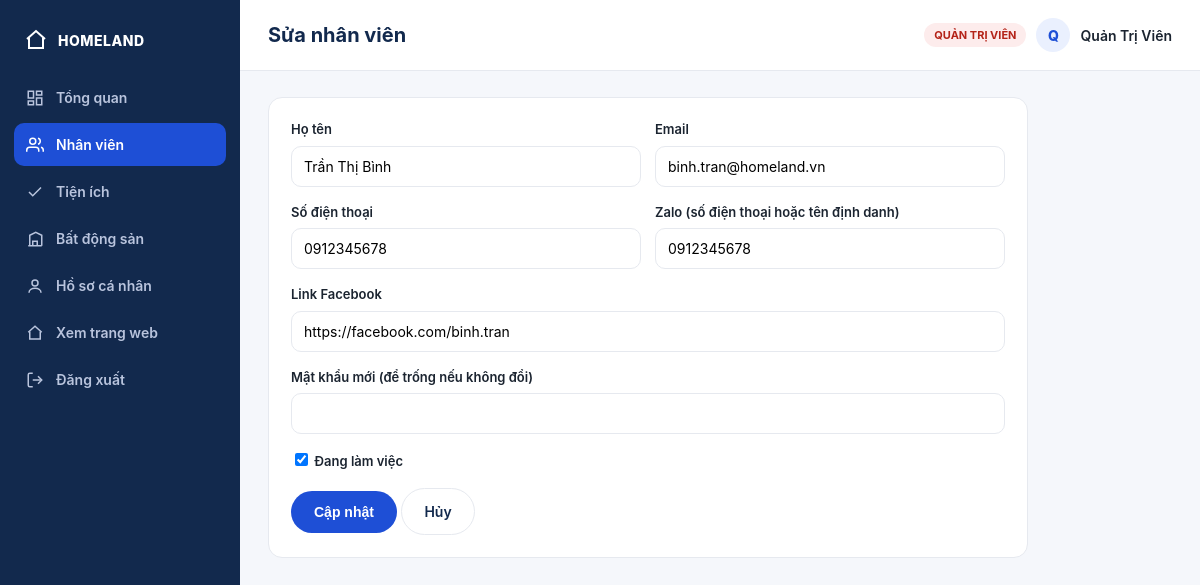
/admin/employee-form.php?id=3 (signed in), run on the app's committed database.
### tables this page shows
CREATE TABLE IF NOT EXISTS users (
    id INT AUTO_INCREMENT PRIMARY KEY,
    full_name VARCHAR(150) NOT NULL,
    email VARCHAR(150) NOT NULL UNIQUE,
    password_hash VARCHAR(255) NOT NULL,
    role ENUM('admin', 'employee') NOT NULL DEFAULT 'employee',
    phone VARCHAR(30) DEFAULT NULL,
    zalo VARCHAR(150) DEFAULT NULL COMMENT 'So dien thoai hoac link Zalo',
    facebook VARCHAR(255) DEFAULT NULL COMMENT 'Link Facebook ca nhan',
    avatar VARCHAR(255) DEFAULT NULL,
    is_active TINYINT(1) NOT NULL DEFAULT 1,
    created_at DATETIME NOT NULL DEFAULT CURRENT_TIMESTAMP
);

### includes/functions.php (called while the page is built, shortened)
<?php
function e(?string $value): string
{
    return htmlspecialchars($value ?? '', ENT_QUOTES, 'UTF-8');
}

### admin/employee-form.php (the view, shortened to what this page needs)
<?php
require_once __DIR__ . '/../config/config.php';
$id = isset($_GET['id']) ? (int)$_GET['id'] : (isset($_POST['id']) ? (int)$_POST['id'] : 0);
$employee = null;
if ($id) {
    $stmt = $pdo->prepare("SELECT * FROM users WHERE id = ? AND role = 'employee'");
    $stmt->execute([$id]);
    $employee = $stmt->fetch();
}
$form = [
    'full_name' => $employee['full_name'] ?? '',
    'email' => $employee['email'] ?? '',
    'phone' => $employee['phone'] ?? '',
    'zalo' => $employee['zalo'] ?? '',
    'facebook' => $employee['facebook'] ?? '',
    'is_active' => $employee['is_active'] ?? 1,
];
require_once __DIR__ . '/includes/header.php';
?>
<div class="panel form-card">
  <form method="post" action="">
    <div class="form-row">
      <div class="form-group">
        <label>Họ tên</label>
        <input type="text" name="full_name" required value="<?= e($form['full_name']) ?>">
      </div>
      <div class="form-group">
        <label>Email</label>
        <input type="email" name="email" required value="<?= e($form['email']) ?>">
      </div>
    </div>
    <div class="form-row">
      <div class="form-group">
        <label>Số điện thoại</label>
        <input type="text" name="phone" value="<?= e($form['phone']) ?>" placeholder="09xxxxxxxx">
      </div>
      <div class="form-group">
        <label>Zalo (số điện thoại hoặc tên định danh)</label>
        <input type="text" name="zalo" value="<?= e($form['zalo']) ?>" placeholder="09xxxxxxxx">
      </div>
    </div>
    <div class="form-group">
      <label>Link Facebook</label>
      <input type="text" name="facebook" value="<?= e($form['facebook']) ?>" placeholder="https://facebook.com/...">
    </div>
    <div class="form-group">
      <label><?= $employee ? 'Mật khẩu mới (để trống nếu không đổi)' : 'Mật khẩu' ?></label>
      <input type="password" name="password" <?= $employee ? '' : 'required' ?>>
    </div>
    <div class="form-group">
      <label><input type="checkbox" name="is_active" style="width:auto" <?= $form['is_active'] ? 'checked' : '' ?>> Đang làm việc</label>
    </div>
    <button type="submit" class="btn btn-primary"><?= $employee ? 'Cập nhật' : 'Thêm nhân viên' ?></button>
    <a href="<?= BASE_URL ?>/admin/employees.php" class="btn btn-outline">Hủy</a>
  </form>
</div>
<?php require_once __DIR__ . '/includes/footer.php'; ?>

### assets/css/style.css (style rules this page uses)
:root { --navy: #12294d; --blue: #1e4fd6; --blue-light: #eaf0fe; --text: #1b2430; --text-muted: #6b7280; --border: #e6e9ef; --bg-soft: #f5f7fb; --white: #ffffff; --radius: 14px; --shadow: 0 10px 30px rgba(18, 41, 77, 0.08); }
* { box-sizing: border-box; }
html, body { margin: 0; padding: 0; }
body { font-family: -apple-system, "Segoe UI", Roboto, Helvetica, Arial, sans-serif; color: var(--text); background: var(--white); line-height: 1.5; }
a { color: inherit; text-decoration: none; }
.btn { display: inline-flex; align-items: center; gap: 8px; padding: 12px 22px; border-radius: 999px; font-weight: 600; font-size: 14px; border: 1px solid transparent; cursor: pointer; transition: all .15s ease; }
.btn-primary { background: var(--blue); color: #fff; }
.btn-outline { background: transparent; color: var(--navy); border-color: var(--border); }
.form-group { margin-bottom: 16px; }
.form-group label { display: block; font-size: 13px; font-weight: 600; margin-bottom: 6px; color: var(--text); }
.form-group input, .form-group select, .form-group textarea { width: 100%; border: 1px solid var(--border); border-radius: 10px; padding: 11px 12px; font-size: 14px; font-family: inherit; }
.form-row { display: grid; grid-template-columns: 1fr 1fr; gap: 14px; }

### assets/css/admin.css (style rules this page uses)
.admin-body { background: var(--bg-soft); }
.panel { background: #fff; border: 1px solid var(--border); border-radius: var(--radius); padding: 22px; margin-bottom: 24px; }
.form-card { max-width: 760px; }

### data on the page
users: full_name "Trần Thị Bình", email "binh.tran@homeland.vn", phone "0912345678", zalo "0912345678", facebook "https://facebook.com/binh.tran", is_active "☑"

### other printed values
$pageTitle "Sửa nhân viên"
mb_strtoupper(mb_substr($user['full_name'], 0, 1, 'UTF-8'), 'UTF-8') "Q"
$user['full_name'] "Quản Trị Viên"
